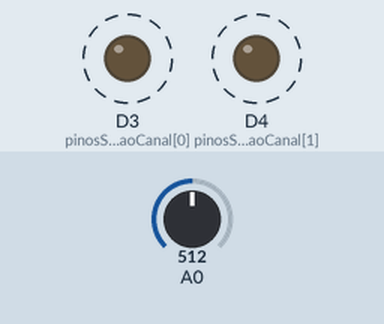
A sketch run on a simulated ESP8266 (NodeMCU). On the bench: output pins drawn as LEDs (lit = HIGH). Dashed ring = blinking. Inputs (shaded band) come from the test bench; at power-on: A0 = 512. What the sketch prints to the serial monitor is not drawn.

Above: at 0.2 s.
Timing chart, 0 to 3.0 s (numbered marks = the images above):
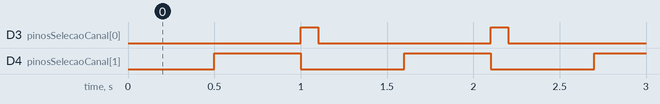

The sketch:

LarissaTeste_multi.ino.ino
```cpp
// Programa: Ampliando as portas analógicas do NodeMCU com multiplexador
// Autor : Leandro Chernicharo (p/ FILIPEFLOP.COM)
// Adaptação : UFF / TER / Larissa / Ivanovich

/*
 * Constante com o número de pinos (bits) do multiplexador
 * que serão utilizados para controlar a porta selecionada.
 * Caso você use um multiplexador diferente do que eu usei,
 * como o 74HC4051, por exemplo, que usa 3 bits para isso,
 * basta alterar aqui.
*/

/**********ATENÇÃO********************************/
/* O PINO B do multiplexor é o mais significativo */
#define NUM_PINOS_SELECAO_CANAL 2

/*
 * Pinos dos sensores analógicos. Os números representam as
 * portas dentro do multiplexador. Neste caso aqui, seria
 * o seguinte:
 *  Y0_PIN está na porta 0 de um dos canais (X0 ou Y0)
 *  Y1_PIN está na porta 1 de um dos canais (X1 ou Y1)
 *  Y2_PIN está na porta 2 de um dos canais (X2 ou Y2)
 * Estas constantes são utilizadas para controlar a abertura
 * correspondente antes da leitura dos dados do sensor.
 */
#define Y0_PIN 0
#define Y1_PIN 1
#define Y2_PIN 2

/*
 * Vetor com os pinos de seleção de canal no multiplexador.
 * Cada porta no vetor representa o pino ao qual está conectada:
 * D3 -> Pino B
 * D4 -> Pino A
 */
const int pinosSelecaoCanal[] = {D3, D4};

void setup() {
  Serial.begin(9600);
  pinMode(D3, OUTPUT);
  pinMode(D4, OUTPUT);
  //initPinosSelecaoCanal();
}

void loop() {
  /*
   * Antes da leitura dos dados na porta analógica (A0) do
   * NodeMCU, é preciso definir qual porta do multiplexador
   * será lida. Assim, sempre chamamos a função correspondente
   * para realizar essa tarefa para nós.
   */
  ativarPortaAnalogica(Y0_PIN);
  int UMID1 = analogRead(A0);
  delay(500);

  /*
   * Observe que a leitura é feita sempre na mesma porta
   * física do NodeMCU. O que vai mudar é a origem do sinal
   * a partir do multiplexador.
   */
  ativarPortaAnalogica(Y1_PIN);
  int UMID2 = analogRead(A0);
  delay(500);

  ativarPortaAnalogica(Y2_PIN);
  int UMID3 = analogRead(A0);

  Serial.print("Y0: ");
  Serial.print(UMID1);
  Serial.print("\tY1: ");
  Serial.print(UMID2);
  Serial.print("\tY2: ");
  Serial.println(UMID3);

  delay(100);
}

/*
 * Esta função abre a porta do multiplexador que desejamos
 * utilizar a partir do número do pino passado para ela. É
 * por isso que definimos as constantes dessas portas no
 * início do programa.
 */
void ativarPortaAnalogica(int porta) {
  /*
   * De acordo com a tabela de portas do 74HC4052,
   * a porta 2 (som) é aberta com o pino A LOW e o pino
   * B HIGH. A porta 3 (luz) é aberta com os A e B HIGH.
   */
  if(porta == Y0_PIN) {
      digitalWrite(pinosSelecaoCanal[0], LOW);
      digitalWrite(pinosSelecaoCanal[1], LOW);
  }

  if(porta == Y1_PIN){
      digitalWrite(pinosSelecaoCanal[0], LOW);
      digitalWrite(pinosSelecaoCanal[1], HIGH);
  }

  if(porta == Y2_PIN){
      digitalWrite(pinosSelecaoCanal[0], HIGH);
      digitalWrite(pinosSelecaoCanal[1], LOW);
  }
}

/*
 * Esta função é muito importante. Ela coloca todas as portas
 * digitais do NodeMCU utilizadas para controlar os pinos
 * (A e B, neste caso) em modo de saída (OUTPUT). Dependendo
 * da porta que você escolher, seu comportamento padrão pode
 * ser o de entrada (INPUT), o que fará com que o programa não
 * funcione corretamente. Assim, para garantir o funcionamento
 * independente da porta, sempre chame esta função no setup.
 */
void initPinosSelecaoCanal() {
  for(int i = 0; i < NUM_PINOS_SELECAO_CANAL; i++) {
    pinMode(pinosSelecaoCanal[i], OUTPUT);
  }
}
```

Measured:
- by itself, D3 (pinosSelecaoCanal[0]): alternates HIGH for 0.10 s and LOW for 1.0 s
- by itself, D4 (pinosSelecaoCanal[1]): alternates HIGH for 0.50 s and LOW for 0.60 s
- by itself, everything shown: repeats every 1.1 s, in 3 steps
